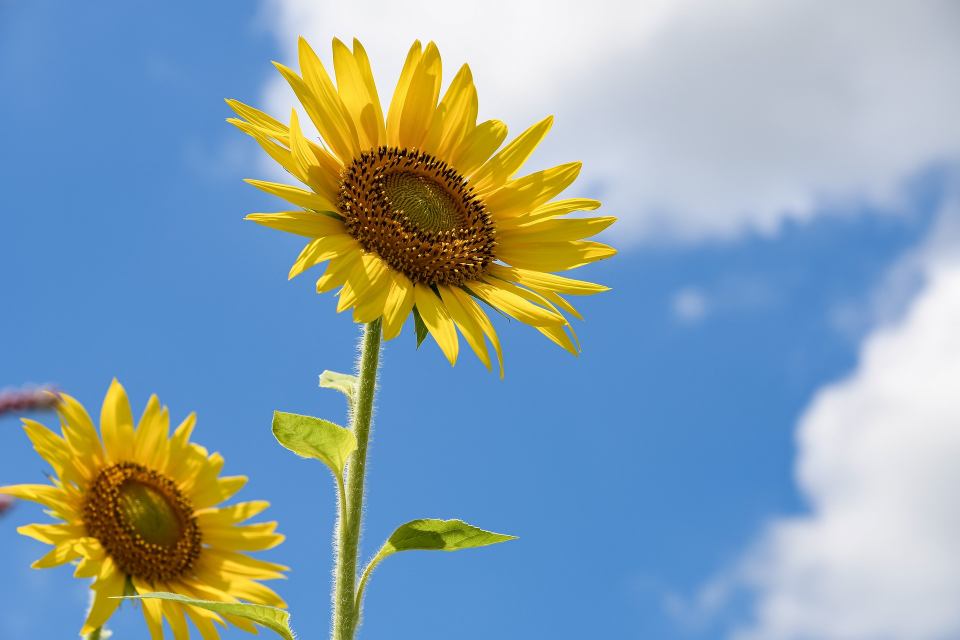
#> input picture flower.jpg, 1920 x 1280 px (shown at 1/2 size)
$ python c.py
#> lines starting #> are read from the running program, lines starting #| are printed output that depends on the picture; after the words box and inside, x2 and y2 are one past the last pixel; in counts of white or black regions, pixels touching at a corner belong together
#> in main, input_image is the input picture: shape (1280, 1920, 3); mean B, G, R 172.8, 161.7, 138.7
import cv2
import random
import numpy as np


def level_1(input_image):
    # Define the number of circles to draw and their properties
    num_circles = 3
    circle_radius = random.randint(10, 20)
    circle_thickness = -1

    # Draw the circles in random positions
    for i in range(num_circles):
        # Generate random coordinates for the center of the circle
        center_x = random.randint(circle_radius, input_image.shape[1] - circle_radius)
        center_y = random.randint(circle_radius, input_image.shape[0] - circle_radius)
        center = (center_x, center_y)

        circle_color = (np.random.uniform(0, 255), np.random.uniform(0, 255), np.random.uniform(0, 255))
        # Draw the circle
        cv2.circle(input_image, center, circle_radius, circle_color, circle_thickness)

    # Save the modified image as output
    cv2.imwrite("output_image.jpg", input_image)
    pass


def level_2(input_image):
    img = input_image.copy()
    img_canny = cv2.Canny(img, 150, 200)
    MAX_CHANGES = 5
    contours, _ = cv2.findContours(img_canny, cv2.RETR_LIST, cv2.CHAIN_APPROX_NONE)
    for i in range(len(contours)):
        x, y, w, h = cv2.boundingRect(contours[i])
        area = w * h
        rand = np.random.randint(1, 100)
        if area >= 100 and area <= 1000 and rand % 3 == 0:
            new_color = (np.random.uniform(0, 255), np.random.uniform(0, 255), np.random.uniform(0, 255))
            input_image[y:y + h, x:x + w] = new_color
            MAX_CHANGES -= 1
            if MAX_CHANGES == 0:
                break

    cv2.imwrite('output_image.jpg', input_image)
    pass


def level_3(input_image):
    img = input_image.copy()
    img_canny = cv2.Canny(img, 150, 200)
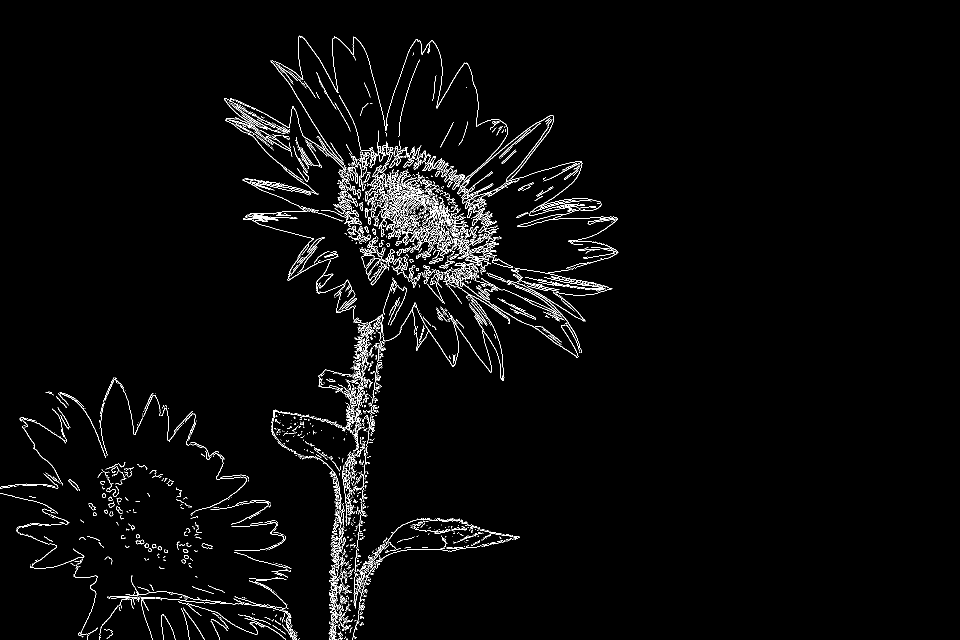
#> img_canny: shape (1280, 1920) (shown at 1/2 size); 2.5% white in thin lines or dots, all inside (x1, y1, x2, y2) = (0, 71, 1237, 1280)
    MAX_CHANGES = 5
    contours = [(c, cv2.contourArea(c)) for c in cv2.findContours(img_canny, cv2.RETR_LIST, cv2.CHAIN_APPROX_NONE)[0]]
#> contours = 3244 items
    for contour in contours:
        area = contour[1]
        rand = np.random.randint(1, 100)
        if area >= 500 and area <= 3000 and rand % 3 == 0:
            new_color = (np.random.uniform(0, 255), np.random.uniform(0, 255), np.random.uniform(0, 255))
            cv2.fillPoly(input_image, [contour[0]], new_color)
            MAX_CHANGES -= 1
            if MAX_CHANGES == 0:
                break
#> this loop made 3244 passes
#> (area, rand, new_color, MAX_CHANGES) on pass 3070: (750.5, 99, (147.2, 43.27, 40.66), 4)
#> (area, rand) on pass 39: (25.5, 15)
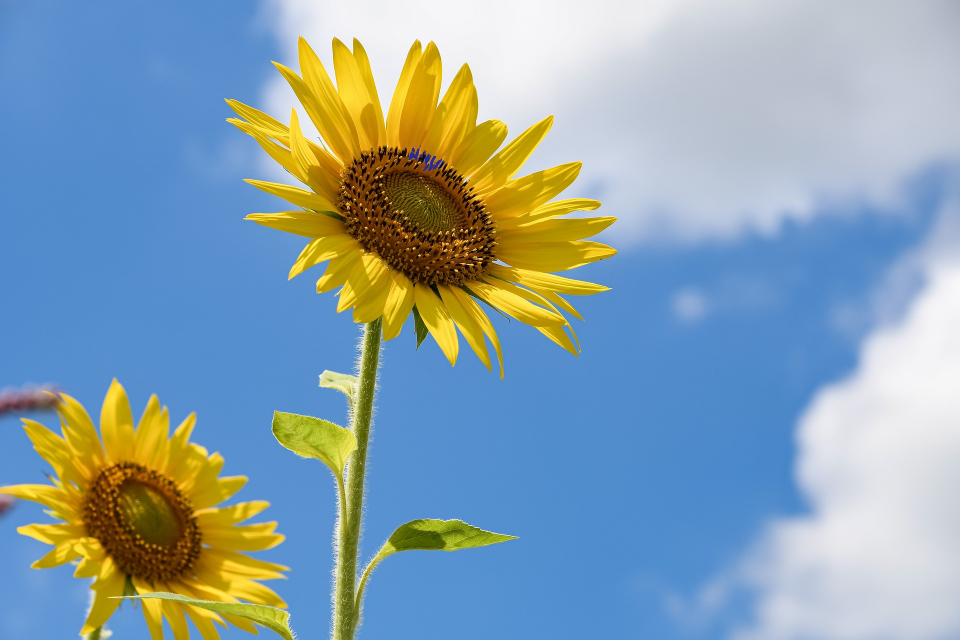
#> input_image: shape (1280, 1920, 3) (shown at 1/2 size); 0.04% of pixels changed, all inside (x1, y1, x2, y2) = (817, 290, 889, 342)
#> after the loop, MAX_CHANGES = 4

    cv2.imwrite('output_image.jpg', input_image)
    pass


def main():
    input_image = cv2.imread("flower.jpg")
    #level_1(input_image)
    #level_2(input_image)
    level_3(input_image)


if __name__ == "__main__":
    main()
